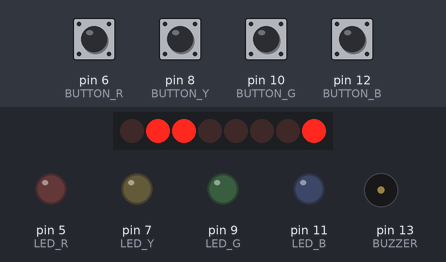
This sketch was run on a simulated Arduino Uno, built with avr-gcc and run on an emulated ATmega328P. Parts: 8 port-expander outputs drawn as a row of LEDs (first output left, lit = HIGH), output pins drawn as LEDs (lit = HIGH), buzzer (waves = sounding). Wiring (inferred from the names in the program): PCF8574 port expander at I2C address 0x3E. Wiring (inferred from the signals the program sends): row of LEDs: on Q0, Q1, Q2, Q3, Q4, Q5, Q6, Q7. The test bench sets the inputs (shaded band); at power-on: pin 6 (BUTTON_R), pin 8 (BUTTON_Y), pin 10 (BUTTON_G), pin 12 (BUTTON_B) HIGH. Random numbers use the default seed unless the sketch sets one.

Above: at 1.2 s.
1.3 s: pin 6 (BUTTON_R) pulled LOW for 0.15 s
At 3.8 s:
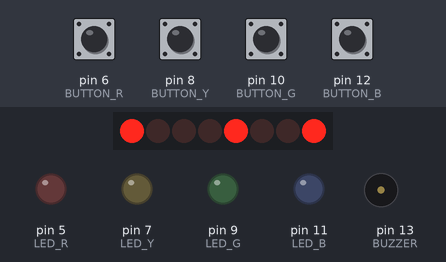
4.4 s: pin 8 (BUTTON_Y) pulled LOW for 0.15 s
At 4.57 s:
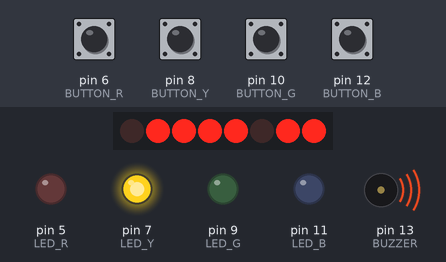
At 5.5 s:
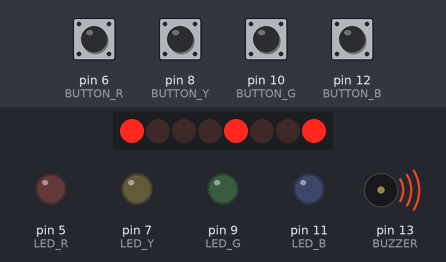
Timing chart, 0 to 7.4 s (numbered marks = the images above; inputs shaded):
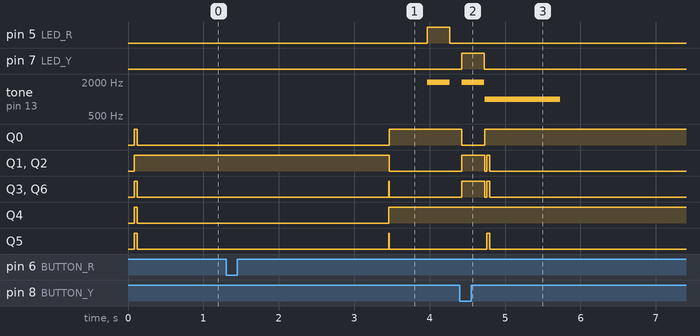

The sketch:

memoryGame.ino
```cpp
#include <Wire.h>
#include "WaveshareLCD.h"

#define BUTTON_R 6
#define BUTTON_Y 8
#define BUTTON_G 10
#define BUTTON_B 12
#define LED_R 5
#define LED_Y 7
#define LED_G 9
#define LED_B 11
#define BUZZER 13

enum SystemState {
  IDLE, // waiting for user to press any button to start
  SHOW_PATTERN, // random LED pattern
  WAIT_INPUT, // awaiting for user to press said pattern
  SUCCESS, // correct, motor slides door open
  ERROR // fail
};

// Functions
void openDoor();
void stopDoor();
void closeDoor();
void genSequence();
void playPattern();
bool userInput();
void feedback(int index);

SystemState state = IDLE;
const int MAX_LEVEL = 10;
int level = 1;
int seq[MAX_LEVEL];
int led[4] = {LED_R, LED_Y, LED_G, LED_B};

void setup() {
  // Screen
  Wire.begin();
  lcd_init();
  lcd_set_cursor(0, 0);
  lcd_print("Color Memory !");
  lcd_set_cursor(0, 1);
  lcd_print("Press Any Key");

  // Pins
  pinMode(BUTTON_R, INPUT_PULLUP);
  pinMode(BUTTON_Y, INPUT_PULLUP);
  pinMode(BUTTON_G, INPUT_PULLUP);
  pinMode(BUTTON_B, INPUT_PULLUP);

  pinMode(LED_R, OUTPUT);
  pinMode(LED_Y, OUTPUT);
  pinMode(LED_G, OUTPUT);
  pinMode(LED_B, OUTPUT);
  pinMode(BUZZER, OUTPUT);

  randomSeed(analogRead(A0));  // Create a different random pattern after each restart.
}

void loop() {
  switch (state){
    case IDLE:
      // Wait for user to press ANY button to begin
      while (digitalRead(BUTTON_R) == HIGH && digitalRead(BUTTON_Y) == HIGH &&
        digitalRead(BUTTON_G) == HIGH && digitalRead(BUTTON_B) == HIGH)
      {
        delay(10); // Do nothing until a button is pressed
      }
      // Wait for user to let go of the button
      while (digitalRead(BUTTON_R) == LOW || digitalRead(BUTTON_Y) == LOW ||
        digitalRead(BUTTON_G) == LOW || digitalRead(BUTTON_B) == LOW)
      {
        delay(10);
      }
      level = 1;
      genSequence();
      state = SHOW_PATTERN;
      delay(2000);
      break;

    case SHOW_PATTERN:
      lcd_send_cmd(0x01);
      delay(2);
      lcd_set_cursor(0, 0);
      lcd_print("Level: ");
      lcd_print(level);
      lcd_set_cursor(0, 1);
      lcd_print("Watch Pattern");

      delay(500);
      playPattern();
      state = WAIT_INPUT;
      break;

    case WAIT_INPUT:
      lcd_send_cmd(0x01);
      delay(2);
      lcd_set_cursor(0, 0);
      lcd_print("Your Turn !");
      if ( userInput())
      {
        state = SUCCESS;
      }
      else
      {
        state = ERROR;
      }
      break;

    case SUCCESS:
      if (level < MAX_LEVEL)
      {
        lcd_send_cmd(0x01);
        delay(2);
        lcd_set_cursor(0, 0);
        lcd_print("Correct!");
        lcd_set_cursor(0, 1);
        lcd_print("Next Level");
        delay(1000);

        level++;
        state = SHOW_PATTERN;
      }
      else
      {
        lcd_send_cmd(0x01);
        delay(2);
        lcd_set_cursor(0, 0);
        lcd_print("Congrats !");
        lcd_set_cursor(0, 1);
        lcd_print("Game Cleared");
        state = IDLE;
      }
      break;

    case ERROR:
      lcd_send_cmd(0x01);
      delay(2);
      lcd_set_cursor(0, 0);
      lcd_print("Game Over !");
      lcd_set_cursor(0, 1);
      lcd_print("Try again");
      tone(BUZZER, 1000, 1000);
      delay(2000);

      state = IDLE;
      break;
  }
}

// --- PATTERN ---

// Generation of Sequence
void genSequence(){
  for (int i = 0; i < MAX_LEVEL; i++)
  {
    seq[i] = random(0, 4);
  }
}

// Trigger the matching LED and buzzer tone
void feedback(int index){
  int tones[4] = { 500, 600, 700, 800}; //unique for each color
  digitalWrite(led[index], HIGH);
  tone(BUZZER, tone[index]);
  delay(300);

  noTone(BUZZER);
  digitalWrite(led[index], LOW);
}

void playPattern(){
  for (int i = 0; i < level; i++)
  {
    feedback(seq[i]);
    delay(150);
  }
}

bool userInput(){
  for (int i = 0; i < level; i++)
  {
    int pressedButton = -1;
    while (pressedButton == -1)
    {
      if (digitalRead(BUTTON_R) == LOW) { pressedButton = 0; }
      else if (digitalRead(BUTTON_Y) == LOW) { pressedButton = 1; }
      else if (digitalRead(BUTTON_G) == LOW) { pressedButton = 2; }
      else if (digitalRead(BUTTON_B) == LOW) { pressedButton = 3; }
    }
    feedback(pressedButton);

    if ( pressedButton != seq[i] )
    {
      return false;
    }

    while (digitalRead(BUTTON_R) == LOW || digitalRead(BUTTON_Y) == LOW ||
      digitalRead(BUTTON_G) == LOW || digitalRead(BUTTON_B) == LOW)
    {
      delay(10);
    }
    delay(50); // Small debounce delay
  }
  return true;
}
```

WaveshareLCD.h
```cpp
#ifndef WAVESHARE_LCD_H
#define WAVESHARE_LCD_H

#include <Arduino.h>
#include <Wire.h>

#define LCD_ADDR 0x3E  // Change to 0x27 if your screen uses 0x27

void lcd_send_cmd(byte cmd) {
  Wire.beginTransmission(LCD_ADDR);
  Wire.write(0x80);
  Wire.write(cmd);
  Wire.endTransmission();
}

void lcd_send_data(byte data) {
  Wire.beginTransmission(LCD_ADDR);
  Wire.write(0x40);
  Wire.write(data);
  Wire.endTransmission();
}

void lcd_init() {
  delay(50);
  lcd_send_cmd(0x38);
  delayMicroseconds(50);
  lcd_send_cmd(0x0C);
  delayMicroseconds(50);
  lcd_send_cmd(0x01);
  delay(2);
  lcd_send_cmd(0x06);
}

void lcd_set_cursor(byte col, byte row) {
  byte addr = (row == 0) ? col : (0x40 + col);
  lcd_send_cmd(0x80 | addr);
}

void lcd_print(const char* str) {
  while (*str) {
    lcd_send_data(*str++);
  }
}

void lcd_print(unsigned int number) {
  char buf[10];
  itoa(number, buf, 10);
  lcd_print(buf);
}

#endif
```

Measured:
- after the input at 1.3 s, pin 5 (LED_R): LOW → HIGH after 2.7 s, → LOW 0.30 s later; tone on pin 13 (BUZZER): silent → 1989 Hz after 2.7 s, → silent 0.30 s later; Q0, Q4: LOW → HIGH after 2.2 s; Q1, Q2: HIGH → LOW after 2.2 s; Q3, Q5, Q6: LOW → HIGH after 2.2 s, → LOW 0.01 s later
- after the input at 4.4 s, pin 7 (LED_Y): LOW → HIGH at once, → LOW 0.30 s later; tone on pin 13 (BUZZER): silent → 1990 Hz at once, → silent 0.30 s later, → 1000 Hz 0.01 s later, → silent 1.0 s later
